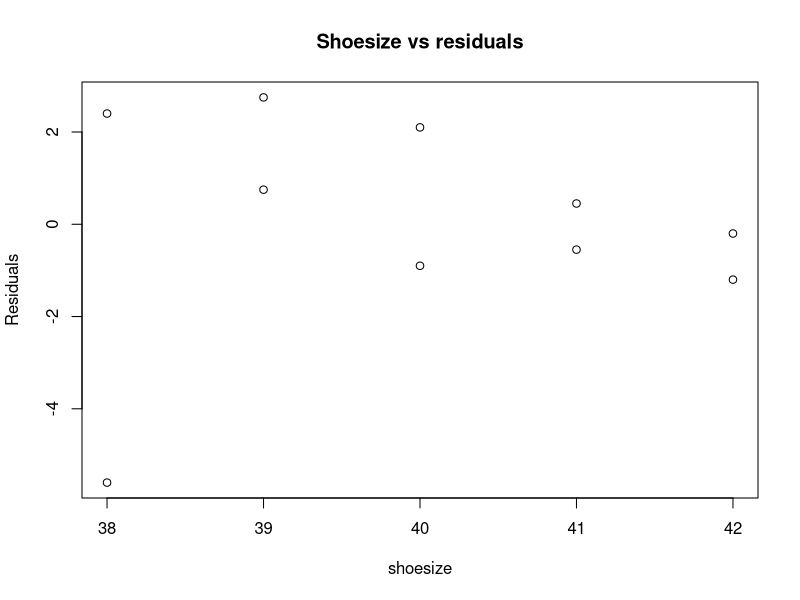
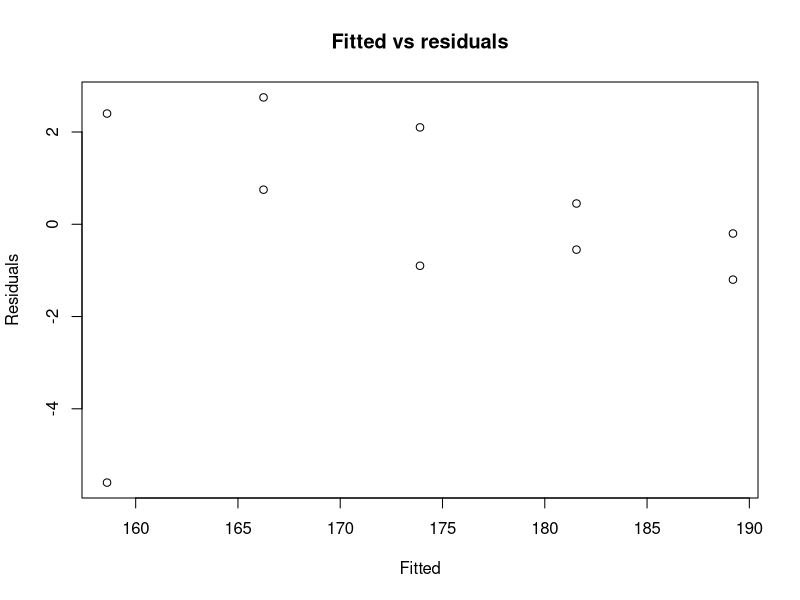
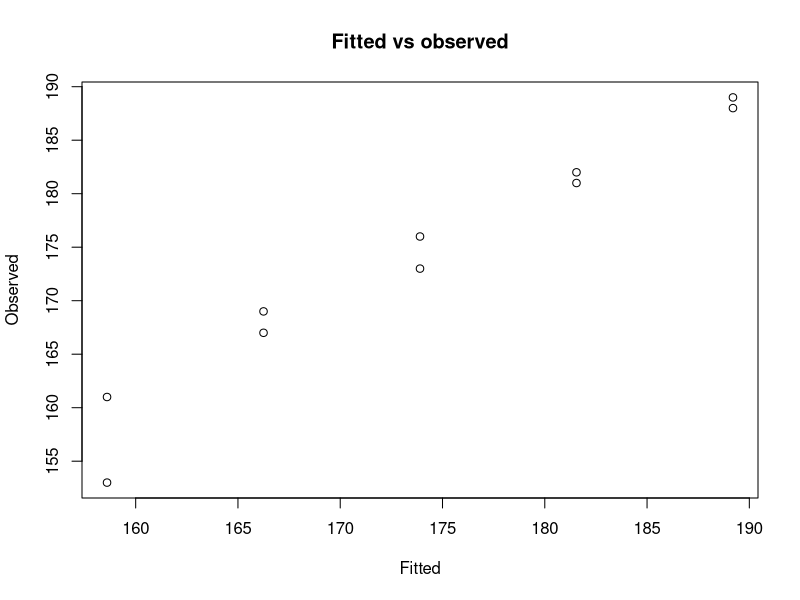
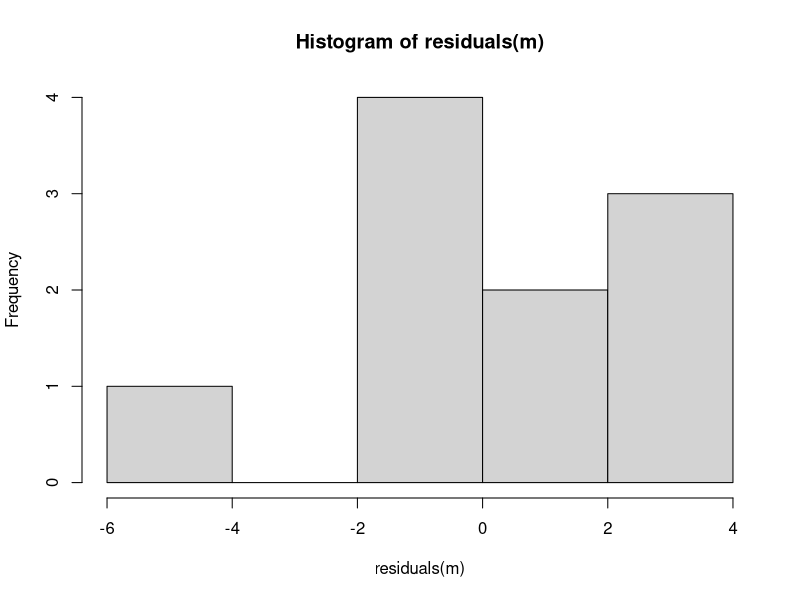
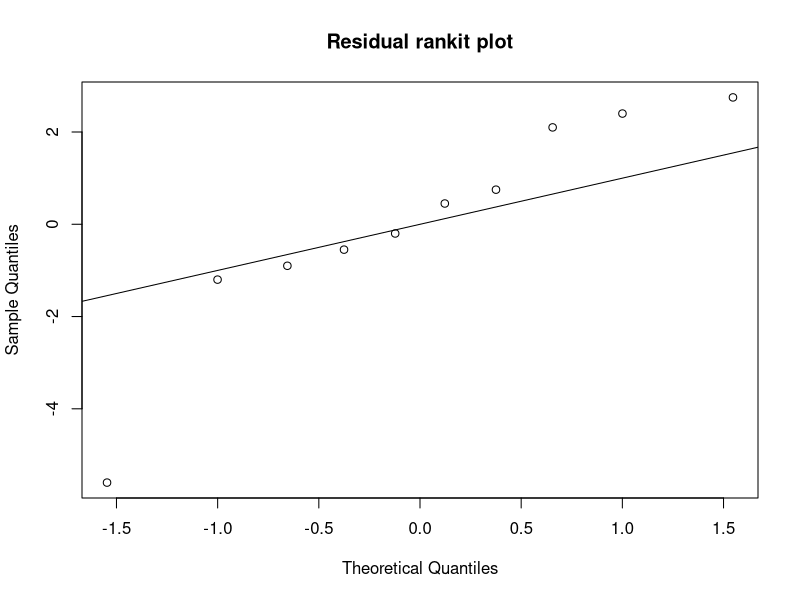

The R script that drew these images, in order:
shoesize <- c(38,38,39,39,40,40,41,41,42,42)
bodysize <- c(153,161,167,169,173,176,182,181,188,189)
y <- bodysize
bspl <- data.frame(shoesize,bodysize)
m <- lm(bodysize ~ shoesize , data = bspl)
summary(m)
#we got p1= 0.000421 for first coeff
#we got p2= 9.415997e-07  for second coeff
#in summary function also we get Pr(>|t|) for first coeff as 0.00042 and for second as 9.42e-07
#p values coincide

#diagnosis plot
plot(shoesize,residuals(m),main = "Shoesize vs residuals",xlab= "shoesize",ylab ="Residuals")
#we can observe that a linear regression line can fit in this graph

plot(fitted(m),residuals(m),main = "Fitted vs residuals",xlab= "Fitted",ylab ="Residuals")
#we see outlier in the bottom left

plot(fitted(m),y,main = "Fitted vs observed",xlab= "Fitted",ylab ="Observed")
#we obs values close to diagonal line 

hist(residuals(m))

qqnorm(resid(m), main ="Residual rankit plot")
abline(0,1)
#outlier appart clearly displayed

